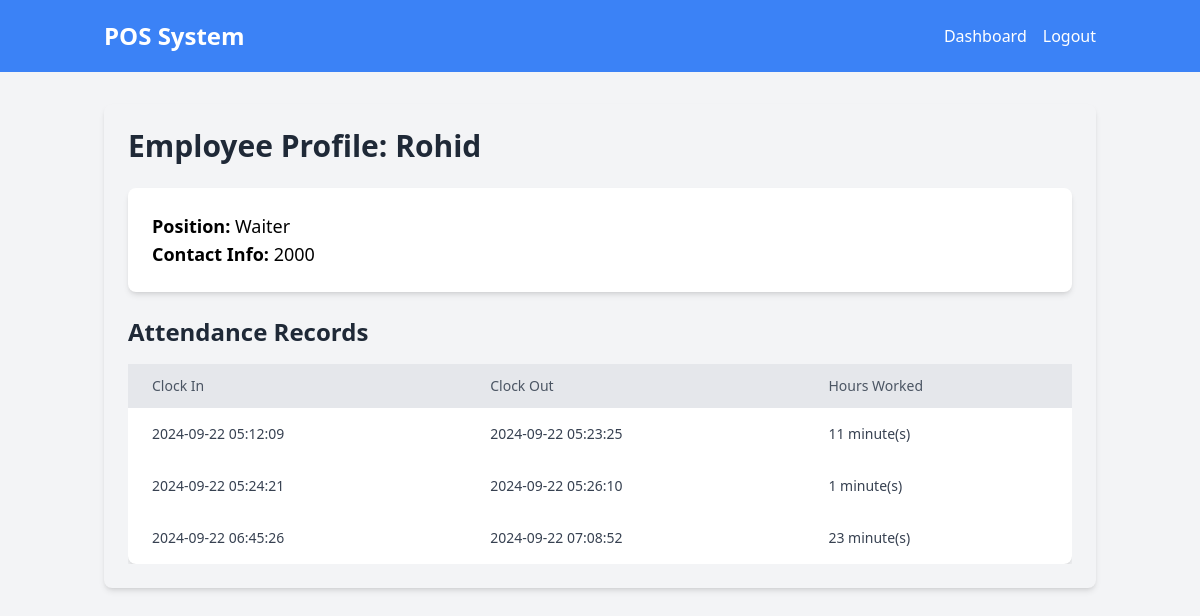
The app's page /employee/profile/1 (signed in), older data.
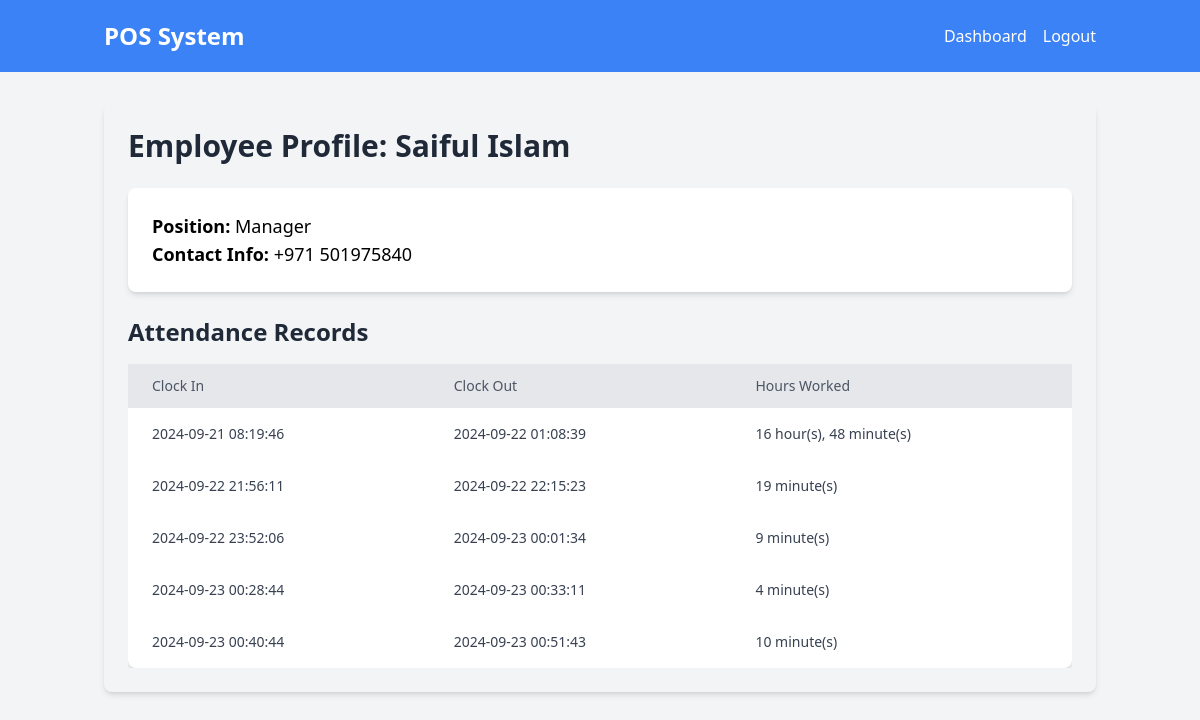
The same page, newer data.
### models.py (models this page shows)
class Employee(db.Model):
    id = db.Column(db.Integer, primary_key=True)
    name = db.Column(db.String(100), nullable=False)
    position = db.Column(db.String(100), nullable=False)
    contact_info = db.Column(db.String(100), nullable=False)
    attendance_records = db.relationship('Attendance', backref='employee', lazy=True)

class Attendance(db.Model):
    id = db.Column(db.Integer, primary_key=True)
    employee_id = db.Column(db.Integer, db.ForeignKey('employee.id'), nullable=False)
    clock_in = db.Column(db.DateTime, nullable=False)
    clock_out = db.Column(db.DateTime, nullable=True)
    @property
    def worked_hours(self):
        if self.clock_out:
            worked_time = self.clock_out - self.clock_in
            total_minutes = int(worked_time.total_seconds() / 60)
            hours, minutes = divmod(total_minutes, 60)
            if hours > 0:
                return f"{hours} hour(s), {minutes} minute(s)"
            else:
                return f"{minutes} minute(s)"
        return None

### routes.py (the view)
    @app.route("/employee/profile/<int:employee_id>", methods=["GET"])
    @login_required
    def employee_profile(employee_id):
        employee = Employee.query.get_or_404(employee_id)
        attendance_records = Attendance.query.filter_by(employee_id=employee_id).all()
        return render_template('employee_profile.html', employee=employee, attendance_records=attendance_records)

### templates/employee_profile.html
{% extends "base.html" %} {% block content %}
<div class="container mx-auto p-6 bg-gray-100 rounded-lg shadow-md">
  <h1 class="text-3xl font-bold text-gray-800 mb-6">
    Employee Profile: {{ employee.name }}
  </h1>
  <div class="bg-white p-6 rounded-lg shadow-md mb-6">
    <p class="text-lg"><strong>Position:</strong> {{ employee.position }}</p>
    <p class="text-lg">
      <strong>Contact Info:</strong> {{ employee.contact_info }}
    </p>
  </div>
  <h2 class="text-2xl font-bold text-gray-800 mb-4">Attendance Records</h2>
  <div class="overflow-x-auto">
    <table class="min-w-full bg-white rounded-lg shadow-md">
      <thead class="bg-gray-200">
        <tr>
          <th class="py-3 px-6 text-left text-sm font-medium text-gray-600">
            Clock In
          </th>
          <th class="py-3 px-6 text-left text-sm font-medium text-gray-600">
            Clock Out
          </th>
          <th class="py-3 px-6 text-left text-sm font-medium text-gray-600">
            Hours Worked
          </th>
        </tr>
      </thead>
      <tbody class="text-gray-700">
        {% for record in attendance_records %}
        <tr class="hover:bg-gray-100 transition duration-300">
          <td class="py-4 px-6 text-sm">
            {{ record.clock_in.strftime('%Y-%m-%d %H:%M:%S') }}
          </td>
          <td class="py-4 px-6 text-sm">
            {{ record.clock_out.strftime('%Y-%m-%d %H:%M:%S') if
            record.clock_out else 'Still Working' }}
          </td>
          <td class="py-4 px-6 text-sm">
            {{ record.worked_hours if record.worked_hours else 'N/A' }}
          </td>
        </tr>
        {% endfor %}
      </tbody>
    </table>
  </div>
</div>
{% endblock %}

Row changes from the older to the newer data that the page shows:
removed Attendance: clock_in "2024-09-22 05:12:09", clock_out "2024-09-22 05:23:25", clock_out+clock_in "11 minute(s)"
no longer on this page (row edited): Attendance: clock_in "2024-09-22 05:24:21", clock_out "2024-09-22 05:26:10", clock_out+clock_in "1 minute(s)"
no longer on this page (row edited): Attendance: clock_in "2024-09-22 06:45:26", clock_out "2024-09-22 07:08:52", clock_out+clock_in "23 minute(s)"
changed Employee: name "Rohid" → "Saiful Islam"; position "Waiter" → "Manager"; contact_info "2000" → "+971 501975840"
added Attendance: clock_in "2024-09-21 08:19:46", clock_out "2024-09-22 01:08:39", clock_out+clock_in "16 hour(s), 48 minute(s)"
added Attendance: clock_in "2024-09-22 21:56:11", clock_out "2024-09-22 22:15:23", clock_out+clock_in "19 minute(s)"
added Attendance: clock_in "2024-09-22 23:52:06", clock_out "2024-09-23 00:01:34", clock_out+clock_in "9 minute(s)"
added Attendance: clock_in "2024-09-23 00:28:44", clock_out "2024-09-23 00:33:11", clock_out+clock_in "4 minute(s)"
added Attendance: clock_in "2024-09-23 00:40:44", clock_out "2024-09-23 00:51:43", clock_out+clock_in "10 minute(s)"
